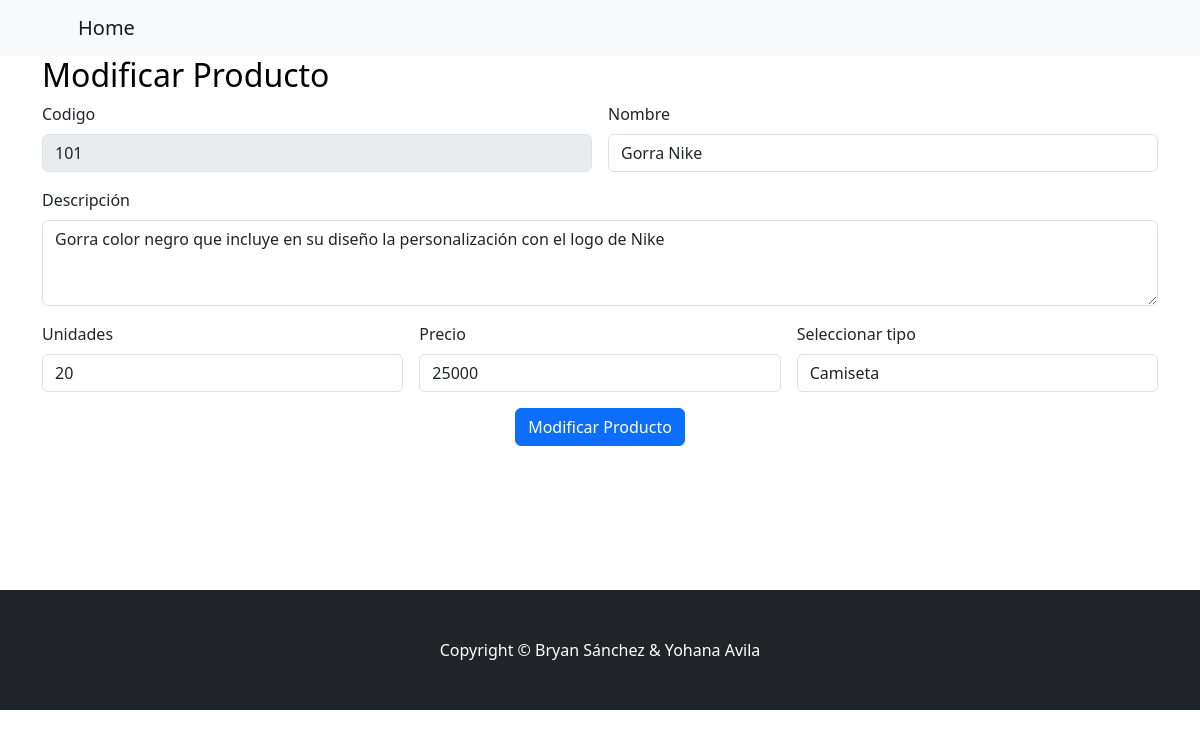
Screenshot of /Administradores/modificar_producto.php?cod_producto=101 with the database file from the repository.
### tables this page shows
CREATE TABLE IF NOT EXISTS `producto` (
  `cod_producto` int(11) NOT NULL,
  `nombre` varchar(100) DEFAULT NULL,
  `unidades` int(11) DEFAULT NULL,
  `precio` double DEFAULT NULL,
  `descripcion` varchar(200) DEFAULT NULL,
  `cod_tipo` int(11) NOT NULL,
  PRIMARY KEY (`cod_producto`),
  KEY `cod_tipo` (`cod_tipo`)
);

### Administradores/modificar_producto.php (the view, shortened to what this page needs)
<!DOCTYPE html>
<html lang="en">
<head>
        <link rel="stylesheet" href="../sw/dist/sweetalert2.min.css">
        <link rel="stylesheet" href="https://cdn.jsdelivr.net/npm/bootstrap@4.0.0/dist/css/bootstrap.min.css">
        <link href="https://cdn.jsdelivr.net/npm/bootstrap-icons@1.10.5/font/bootstrap-icons.css" rel="stylesheet" >
        <link href="../css/bootstrap.css" rel="stylesheet" />
</head>
<body>
    <nav class="navbar navbar-expand-lg navbar-light bg-light">
        <div class="container px-4 px-lg-5">
            <a class="navbar-brand" href="../home.php">Home</a>
                    <?php
                        function sesion(){
                            $ses=$_SESSION['usuario'];
                            return $ses;
                        }
                        function valid_admin(){
                            $sess=sesion();
                            include_once('../conexion.php');
                            return mysqli_query(conectar(), "select id_admin from administrador where id_admin='$sess'");
                        }
                        function valid_client(){
                            $sess=sesion();
                            include_once('../conexion.php');
                            return mysqli_query(conectar(), "select id_cliente from cliente where id_cliente='$sess'");
                        }
                    ?>
        </div>
    </nav>
    <?php
    include('./consultarSQL.php');
    $cod=$_GET['cod_producto'];
    $res=buscarProductos($cod);
    foreach($res as $row){
    ?>
    <div class="container">
        <h2 class="text-black">Modificar Producto</h2>
        <form action="./modificarProducto.php" method="GET" class="row g-3">
            <div class="col-6">
                <label for="txt_codProducto" class="form-label">Codigo</label>
                <input type="text" class="form-control" name="txt_codProducto" value="<?php echo $row['cod_producto']?>" readonly>
            </div>
            <div class="col-6">
                <label for="txt_nomProducto" class="form-label">Nombre</label>
                <input type="text" class="form-control" name="txt_nomProducto"  value="<?php echo $row['nombre']?>">
            </div>
            <div class="col-12">
                <label for="txt_descripcionProducto" class="form-label">Descripción</label>
                <textarea class="form-control" name="txt_descripcionProducto" rows="3"><?php echo $row['descripcion']?></textarea>
            </div>
            <div class="col-4">
                <label for="txt_unidadesProducto" class="form-label">Unidades</label>
                <input type="text" class="form-control" name="txt_unidadesProducto" value="<?php echo $row['unidades']?>">
            </div>
            <div class="col-4">
                <label for="txt_precioProducto" class="form-label">Precio</label>
                <input type="text" class="form-control" name="txt_precioProducto" value="<?php echo $row['precio']?>">
            </div>
            <div class="col-4">
                <label for="txt_tipoprod" class="form-label">Seleccionar tipo</label>
                <select name="txt_tipoprod" class="form-control" placeholder="Seleccione el tipo del producto" required>
                <?php
                    $tipo=$_GET['cod_tipo'];
                    $res=buscartipos($tipo);
                    foreach($res as $row){
                    ?>
                    <option value="<?php echo $row['cod_tipo']?>"><?php echo $row['tipo']?></option>
                <?php }?>
                </select>
            </div>
            <?php }?>
            <center>
            <input type="submit" value="Modificar Producto" class="btn btn-primary">
            </center>
        </form>
    </div>
    <footer class="py-5 bg-dark">
            <div class="container"><p class="m-0 text-center text-white">Copyright &copy; Bryan Sánchez & Yohana Avila</p></div>
    </footer>
</body>
</html>

### rows the page displays
producto: txt_codProducto "101", txt_nomProducto "Gorra Nike", txt_descripcionProducto "Gorra color negro que incluye en su diseño la personalización con el logo de Nike", txt_unidadesProducto "20", txt_precioProducto "25000"

### other values shown
form field txt_tipoprod "Camiseta"
